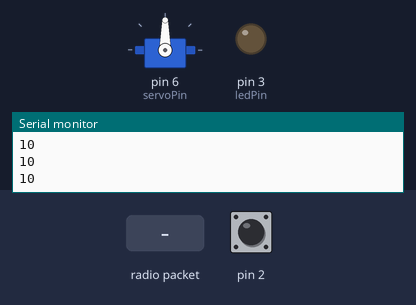
Bench run of a sketch on a simulated Arduino Uno, built with avr-gcc and run on an emulated ATmega328P. Parts: servo, output pins drawn as LEDs (lit = HIGH), the last lines printed to the serial monitor. Inputs (shaded band) come from the test bench; at power-on: pin 2 HIGH. No radio packets arrive unless stated.

Above: at 1.8 s.
1.9 s: pin 2 pulled LOW for 0.15 s
At 2.6 s:
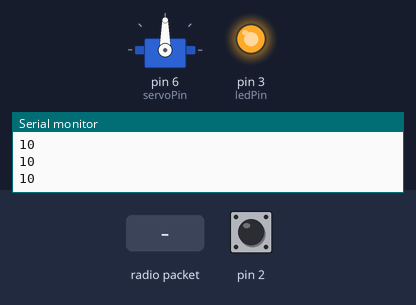
3.7 s: radio packet "1" arrives
At 3.85 s:
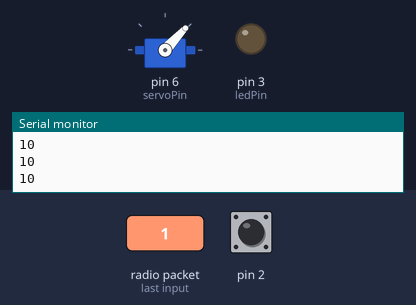
5.5 s: radio packet "0" arrives
At 5.65 s:
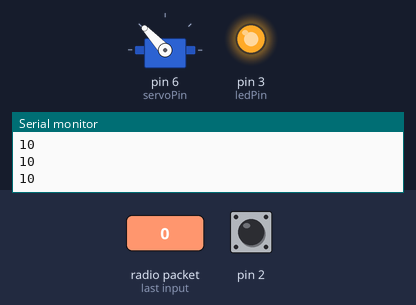
7.3 s: radio packet "2" arrives
At 8.7 s:
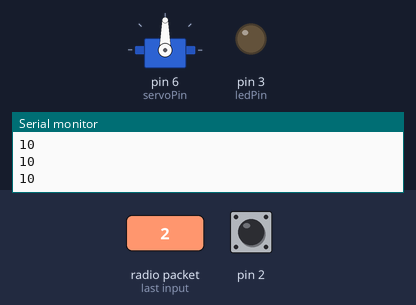
9.1 s: pin 2 pulsed LOW 5 times (0.12 s each, 0.3 s apart)
At 9.94 s:
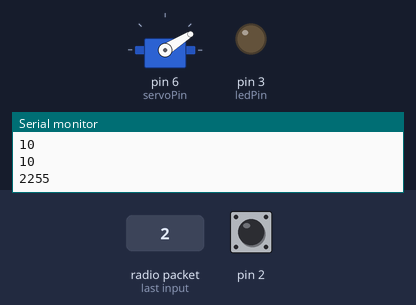
Timing chart, 0 to 12.1 s (numbered marks = the images above; inputs shaded):
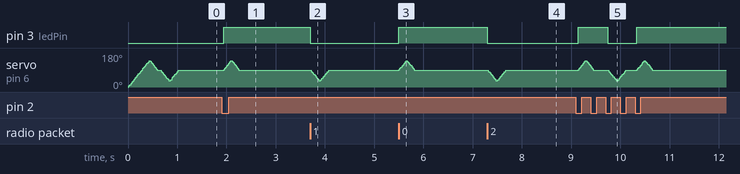

Measured:
- after the input at 1.9 s, pin 3 (ledPin): LOW → HIGH at once; servo on pin 6 (servoPin): rises from 90° to 140° in 0.15 s, then falls to 90° in 0.16 s
- after the input at 3.7 s, pin 3 (ledPin): HIGH → LOW at once
- after the input at 5.5 s, pin 3 (ledPin): LOW → HIGH at once; servo on pin 6 (servoPin): rises from 90° to 140° in 0.15 s, then falls to 90° in 0.16 s
- after the input at 7.3 s, pin 3 (ledPin): HIGH → LOW at once

The sketch:

light-flicker.ino
```cpp
/******************************************************************************
                              general includes
*******************************************************************************/
#include <EEPROM.h>


/******************************************************************************
                              servo includes
*******************************************************************************/
#include <Servo.h>


/******************************************************************************
                              radio includes
*******************************************************************************/
#include <SPI.h>
#include <nRF24L01.h>
#include <RF24.h>


/******************************************************************************
                              touch sensor includes
*******************************************************************************/
#include <CapacitiveSensor.h>
#include <MedianFilter.h>


/******************************************************************************
                              general variables
*******************************************************************************/
int eAddress = 0; //EEPROM address


/******************************************************************************
                              radio variables
*******************************************************************************/
RF24 radio(7, 8); // CE, CSN
const byte address[6] = "00001"; //radio address
const int ledPin = 3; //digital pin of the LED


/******************************************************************************
                              servo variables
*******************************************************************************/
Servo myservo;  // create servo object to control a servo
int pos = 0;    // variable to store the servo position
const int servoUpperLimit = 140; //upper bound of pos
const int servoLowerLimit = 30; //lower bound of pos
const int servoPin = 6; //digital pin that servo is attached to


/******************************************************************************
                              touch sensor variables
*******************************************************************************/
MedianFilter test(20, 0);
CapacitiveSensor capSensor = CapacitiveSensor(4, 2);
int threshold = 200;
//const int ledPin = LED_BUILTIN;
bool led_state = LOW;
bool pass = false;
int lastLedState = HIGH;


void setup() {

  /******************************************************************************
                                touch sensor setup
   *******************************************************************************/
  //none

  /******************************************************************************
                                servo setup
  *******************************************************************************/
  switchUp(); //initialize the switch in the down position


  /******************************************************************************
                                radio setup
  *******************************************************************************/
  Serial.begin(9600); //open serial port
  pinMode(ledPin, OUTPUT); //set LED as output

  delay(50);
  radio.begin(); //start radio
  radio.openReadingPipe(0, address); //open radui reading pipe
  radio.setPALevel(RF24_PA_MIN);
  radio.startListening();
  digitalWrite(ledPin, led_state); //set LED to initial state


}

void loop() {

  /******************************************************************************
                                radio code
  *******************************************************************************/
  if (radio.available()) { //if the radio receives anything, toggle the LED state
    char text[32] = "";
    radio.read(&text, sizeof(text));
    led_state = !led_state;
    //Serial.println(text);
    if (led_state != lastLedState) {
      toggle();
    }

  }


/******************************************************************************
                                touch sensor/ radio code
  *******************************************************************************/
  long sensorValue = capSensor.capacitiveSensor(30);
  test.in( sensorValue);
  sensorValue = test.out();

  Serial.println(sensorValue);

  if (sensorValue > threshold) {
    if ( pass == false) {
      pass = true;
      led_state = !led_state;
      //digitalWrite(ledPin, led_state);
    }
  } else {
    pass = false;
  }

  if (led_state != lastLedState) {
    toggle();
  }


  /******************************************************************************
                                  LED code
  *******************************************************************************/


  /******************************************************************************
                                 LED/servo code
   *******************************************************************************/
  if (led_state != lastLedState) {
    toggle();
  }
}


void toggle() {

  digitalWrite(ledPin, led_state);     // set the LED:

  if (lastLedState) { //move the switch down if the last LED state was ON
    switchDown();
    //EEPROM.update(eAddress, led_state); //save servo state to eeprom
  }
  else { //move the switch up if the last LED state was OFF
    switchUp();
    //EEPROM.update(eAddress, led_state);
  }
  Serial.print("LED: ");
  Serial.println(led_state);
  Serial.print("Last LED: ");
  Serial.println(lastLedState);
  lastLedState = !lastLedState;
}


void switchUp() {

    if (!myservo.attached()) {
    myservo.attach(servoPin);  // attaches the servo on pin servoPin to the servo object
    }

    for (pos ; pos <= servoUpperLimit; pos += 1) { // goes from 0 degrees to 180 degrees in steps of 1 degree
    myservo.write(pos);              // tell servo to go to position in variable 'pos'
    delay(3);                       // waits 15ms for the servo to reach the position
    }


    for (pos ; pos >= 90; pos -= 1) { // goes from 180 degrees to 0 degrees
    myservo.write(pos);              // tell servo to go to position in variable 'pos'
    delay(3);
    }

    myservo.detach();  // attaches the servo on pin 4 to the servo object

}


void switchDown() {

    if (!myservo.attached()) {
    myservo.attach(servoPin);  // attaches the servo on pin  servoPin to the servo object
    }

    for (pos ; pos >= servoLowerLimit; pos -= 1) { // goes from 180 degrees to 0 degrees
    myservo.write(pos);              // tell servo to go to position in variable 'pos'
    delay(3);                       // waits 15ms for the servo to reach the position
    }


    for (pos ; pos <= 90; pos += 1) { // goes from 0 degrees to 180 degrees in steps of 1 degree
    myservo.write(pos);              // tell servo to go to position in variable 'pos'
    delay(3);                       // waits 15ms for the servo to reach the position
    }
    myservo.detach();  // attaches the servo on pin 4 to the servo object

}
```
